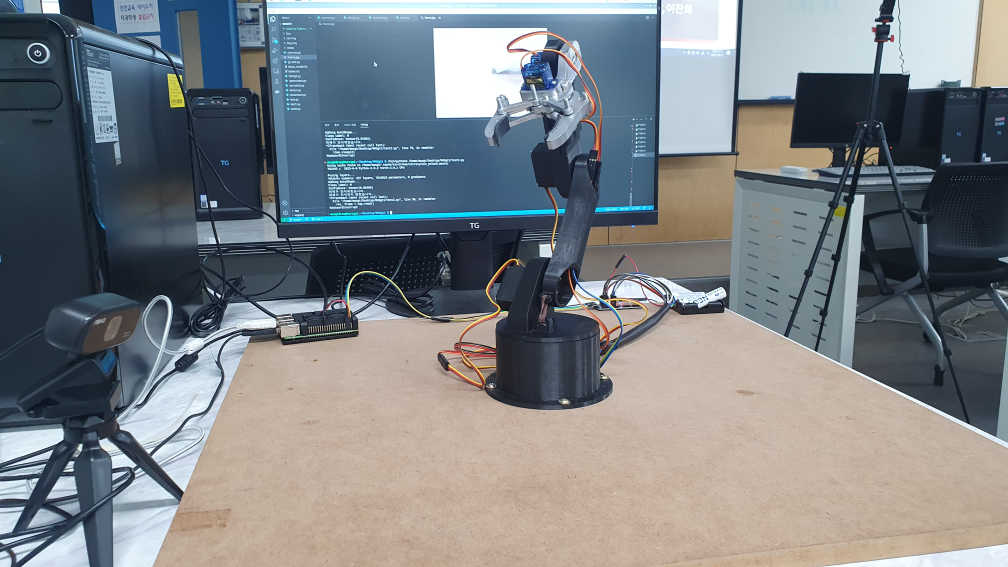
#> input picture KakaoTalk_20230814_193341133.jpg, 4032 x 2268 px, given in place of the camera (shown at 1/4 size)
$ python classificationHSV.py
#> lines starting #> are read from the running program, lines starting #| are printed output that depends on the picture; after the words box and inside, x2 and y2 are one past the last pixel; in counts of white or black regions, pixels touching at a corner belong together
import time
import Adafruit_PCA9685
import cv2
import numpy as np

# 색상 범위 (BGR 포맷)
lower_color = np.array([100, 50, 50])
upper_color = np.array([130, 255, 255])

# 웹캠에서 영상을 가져오기
cap = cv2.VideoCapture(0)

robot_handle=Adafruit_PCA9685.PCA9685()
servoMin=150
servoMax=550

def map(value,min_angle,max_angle,min_pulse,max_pulse):
    angle_range=max_angle-min_angle
    pulse_range=max_pulse-min_pulse
    scale_factor=float(angle_range)/float(pulse_range)
    return min_pulse+(value/scale_factor)

def set_angle(channel,angle):
    pulse=int(map(angle,0,180,servoMin,servoMax))
    robot_handle.set_pwm(channel,0,pulse)

robot_handle.set_pwm_freq(50)

while True:
    # 비디오 프레임 읽기
    ret, frame = cap.read()
#> frame is the input picture: shape (2268, 4032, 3); mean B, G, R 132.5, 128.6, 123.8

    # BGR을 HSV로 변환
    hsv = cv2.cvtColor(frame, cv2.COLOR_BGR2HSV)
#> hsv: shape (2268, 4032, 3); mean H, S, V 72.4, 71.1, 144.7

    # 색상 범위에 해당하는 마스크 생성
    mask = cv2.inRange(hsv, lower_color, upper_color)
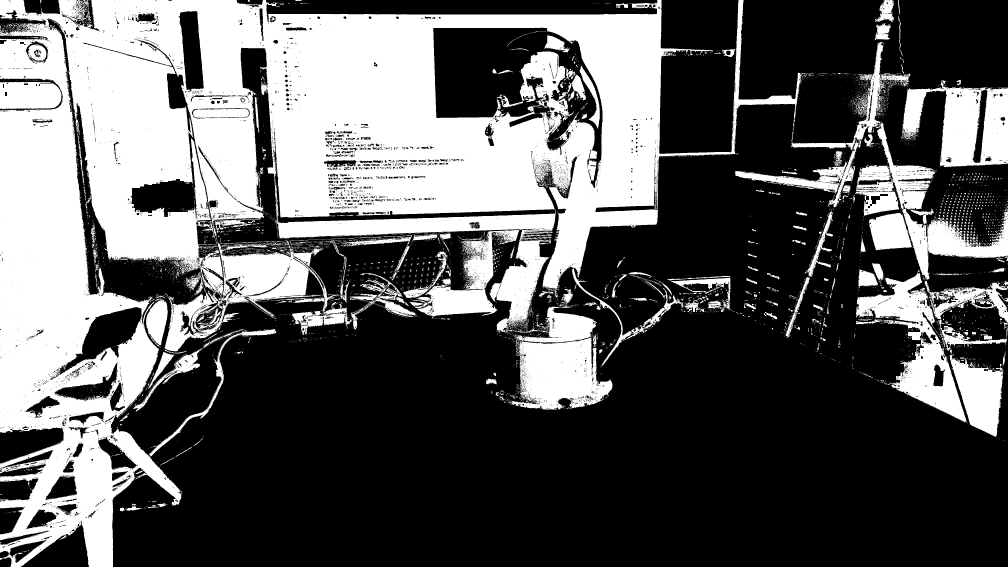
#> mask: shape (2268, 4032) (shown at 1/4 size); 36.6% white; 8043 white regions (7334 under 20 px), largest, box (x1, y1, x2, y2) and area: (0, 0, 3213, 2268) 2529115, (3163, 169, 4032, 1119) 126791, (3608, 322, 4032, 669) 84375

    # 마스크를 이용하여 원본 이미지에서 색상 영역 추출
    res = cv2.bitwise_and(frame, frame, mask=mask)
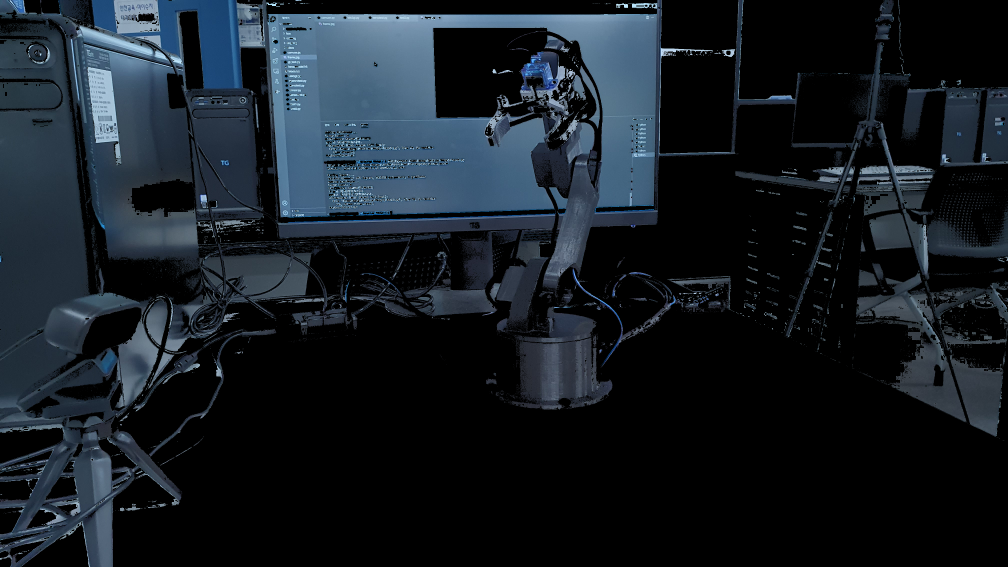
#> res: shape (2268, 4032, 3) (shown at 1/4 size); mean B, G, R 36.4, 29.4, 22.2

    # 이미지 출력
    cv2.imshow('res', res)

    # 'q' 키를 누르면 종료
    if cv2.waitKey(1) & 0xFF == ord('q'):
#> (key q is pressed here)
        break

    set_angle(0,90)
    time.sleep(2)
    set_angle(5,160)
    time.sleep(2)
    set_angle(1,150)
    time.sleep(2)
    set_angle(2,45)
    set_angle(4,140)
    time.sleep(2)
    set_angle(5,70)
    time.sleep(2)
    set_angle(1,90)
    time.sleep(2)

    if cv2.countNonZero(mask) > 0:
        set_angle(0,10)
        time.sleep(2)
    else:
        set_angle(0,170)
        time.sleep(2)

    set_angle(1,130)
    time.sleep(2)
    set_angle(5,165)
    time.sleep(2)
    set_angle(1,80)
    time.sleep(2)
    set_angle(4,90)
    time.sleep(2)

# 리소스 해제
cap.release()
cv2.destroyAllWindows()
